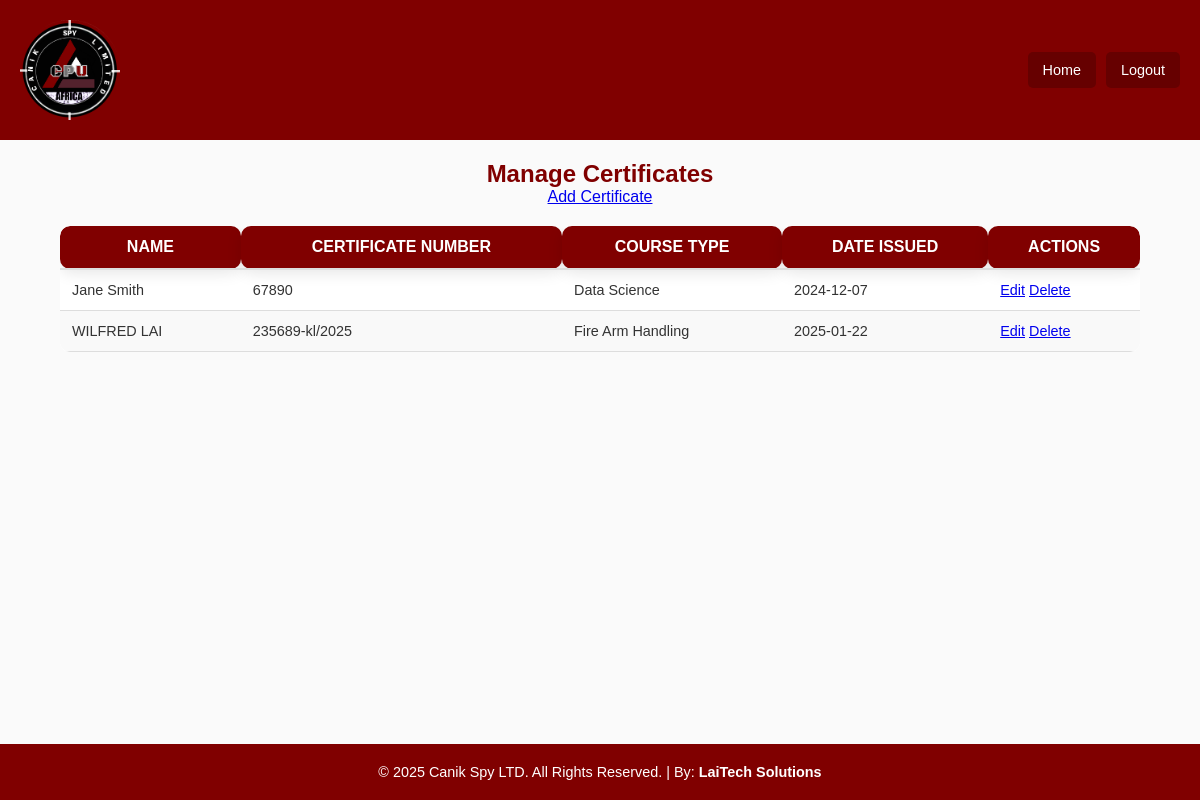
Before: /admin (signed in) with the older database file.
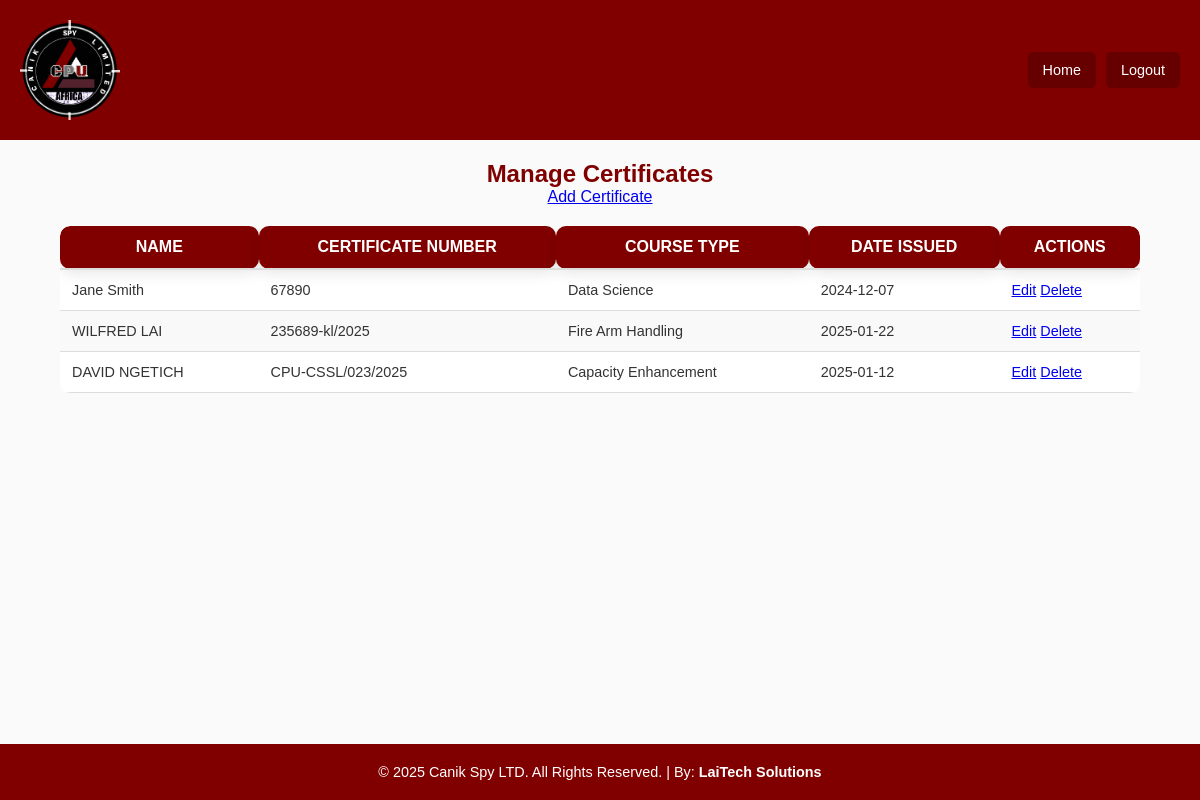
After: the same page with the newer database file.
### tables this page shows
CREATE TABLE certificates (
            id INTEGER PRIMARY KEY AUTOINCREMENT,
                    name TEXT NOT NULL,
                            certificate_number TEXT NOT NULL UNIQUE,
                                    course_type TEXT NOT NULL,
                                            date_issued DATE NOT NULL
                                                );

### app.py (the view)
@app.route('/admin')
def admin():
    if not session.get('logged_in'):
        return redirect(url_for('login'))
    conn = sqlite3.connect('certificate.db')
    c = conn.cursor()
    c.execute("SELECT * FROM certificates")
    certificates = c.fetchall()
    conn.close()
    return render_template('admin.html', certificates=certificates)

### templates/admin.html (shortened to what this page needs)
<!DOCTYPE html>
<html lang="en">
<head>
    <link rel="stylesheet" href="{{ url_for('static', filename='style.css') }}">
</head>
<body>
    <header>
        <img src="{{ url_for('static', filename='canik_spy_logo.png') }}" alt="Canik Spy LTD Logo" width="100" height="100">
        <h1>Canik Spy LTD Admin Dashboard</h1>
        <nav>
            <a href="/">Home</a>
            <a href="/login">Logout</a>
        </nav>
    </header>
    <h2>Manage Certificates</h2>
    <a href="/admin/add">Add Certificate</a>
    <table>
        <thead>
            <tr>
                <th>Name</th>
                <th>Certificate Number</th>
                <th>Course Type</th>
                <th>Date Issued</th>
                <th>Actions</th>
            </tr>
        </thead>
        <tbody>
            {% for certificate in certificates %}
            <tr>
                <td>{{ certificate[1] }}</td>
                <td>{{ certificate[2] }}</td>
                <td>{{ certificate[3] }}</td>
                <td>{{ certificate[4] }}</td>
                <td>
                    <a href="/admin/edit/{{ certificate[0] }}">Edit</a>
                    <a href="/admin/delete/{{ certificate[0] }}">Delete</a>
                </td>
            </tr>
            {% endfor %}
        </tbody>
    </table>
    <footer>
        <p>&copy; 2025 Canik Spy LTD. All Rights Reserved. | By: <a href="https://laitechsolutions.co.ke/" target="_blank" style="color: white; text-decoration: none;">LaiTech Solutions</a></p>
    </footer>
</body>
</html>

### static/style.css (style rules this page uses)
* { margin: 0; padding: 0; box-sizing: border-box; }
body { font-family: Arial, sans-serif; background-color: #fafafa; color: #333; text-align: center; display: flex; flex-direction: column; min-height: 100vh; }
h1, h2 { color: #800000; margin-top: 20px; word-wrap: break-word; }
header { background-color: #800000; color: white; padding: 20px; display: flex; justify-content: space-between; align-items: center; flex-wrap: wrap; gap: 10px; }
header h1 { font-size: 2em; text-align: center; }
header nav { display: flex; flex-wrap: wrap; gap: 10px; }
header nav a { color: white; text-decoration: none; padding: 10px 15px; background-color: #660000; border-radius: 5px; font-size: 0.9em; text-align: center; }
header img { margin-right: 20px; max-width: 100px; }
table { width: 90%; margin: 20px auto; border-collapse: collapse; border-spacing: 0; border-radius: 10px; background-color: #fff; overflow: hidden; }
th { background-color: #800000; color: white; text-transform: uppercase; padding: 12px; font-size: 1em; text-align: center; border-bottom: 2px solid #ddd; box-shadow: 0 4px 15px rgba(0, 0, 0, 0.1); border-radius: 10px; transition: box-shadow 0.3s ease; }
td { padding: 12px; text-align: left; border-bottom: 1px solid #ddd; font-size: 0.9em; word-break: break-word; }
tr:nth-child(even) { background-color: #f9f9f9; }
footer { background-color: #800000; color: white; padding: 20px 0; text-align: center; font-size: 0.9em; margin-top: auto; }
footer a { color: white; text-decoration: none; font-weight: bold; }

Changed rows visible on the page:
added certificates: name "DAVID NGETICH", certificate_number "CPU-CSSL/023/2025", course_type "Capacity Enhancement", date_issued "2025-01-12"
